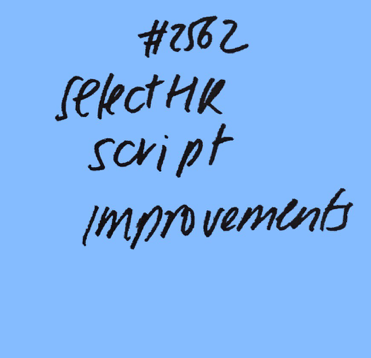
#> input picture data/postits/before/2562.png, 371 x 358 px
$ jupyter execute '3 - Read numbers from postits.ipynb'   (shell and % lines are left out)
#> lines starting #> are read from the running program, lines starting #| are printed output that depends on the picture
[cell 1]
try:
    import Image
except ImportError:
    from PIL import Image

import matplotlib.pyplot as plt
import matplotlib.image as mpimg
import numpy as np

[cell 2]
img = Image.open('../../data/postits/before/2562.png')
#> img is the input picture: PIL image 371x358 RGBA; mean R, G, B, A 126.1, 177.5, 240.3, 255

plt.imshow(np.asarray(img))

[cell 3]
from sklearn import datasets, svm

digits = datasets.load_digits()
n_samples = len(digits.images)

X = digits.images.reshape((n_samples, -1))
y = digits.target

classifier = svm.SVC(gamma=0.001)

classifier.fit(X, y)
classifier.score(X, y)

[cell 4]
gray_img = img.convert(mode='L', colors=16)
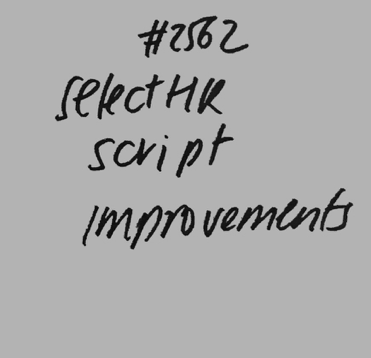
#> gray_img: PIL image 371x358 L; min 0, max 193, mean 169.1
plt.imshow(np.asarray(gray_img), cmap='gray')

[cell 5]
np.asarray(gray_img)[:,:].max()
#> Out = 193

[cell 6]
X.max()

[cell 7]
X.shape

[cell 8]
plt.imshow(digits.images[1,:,:], cmap='gray')
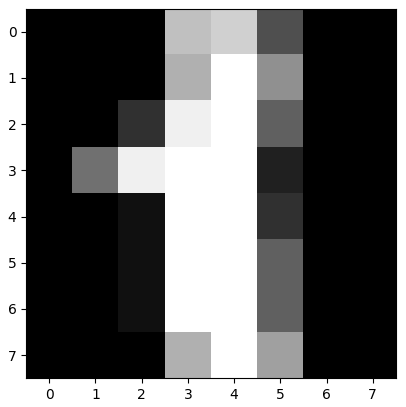
#> figure drawn by matplotlib, 1 panel

[cell 9]
digits.images[1,:,:]

[cell 10]
(16-np.asarray(gray_img)/12.0).astype(int).shape
#> Out = (358, 371)

[cell 11]
plt.imshow(16-np.asarray(gray_img)[24:52,168:186]/12.0, cmap='gray')
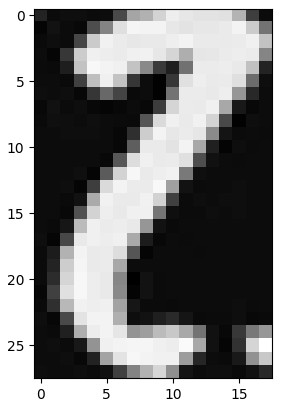
#> figure drawn by matplotlib, 1 panel

[cell 12]
left = 168
top = 24
right = 186
bottom = 52
gray_img_cropped = gray_img.crop((left, top, right, bottom))
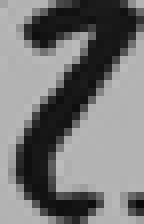
#> gray_img_cropped: PIL image 18x28 L (shown 8 times larger); min 9, max 188, mean 119.1
gray_img_cropped

[cell 13]
gray_img_cropped.resize((8,8)).resize((32,32))
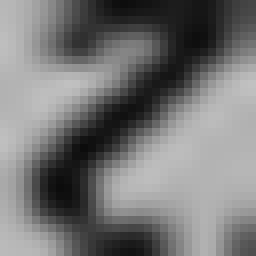
#> Out: PIL image 32x32 L (shown 8 times larger); min 12, max 193, mean 117.9

[cell 14]
(15-np.asarray(gray_img_cropped.resize((8,8)))/12.0).astype(int)

[cell 15]
gray_img_digit_vector = (16-np.asarray(gray_img_cropped.resize((8,8)))/12.0).reshape(-1)
#> gray_img_digit_vector = 64 values, max 14.58 at index 34, min 0.25 at index 44, mean 6.18
gray_img_digit_vector.shape
#> Out = (64,)

[cell 16]
classifier.predict([gray_img_digit_vector.astype(int)])
#> Out = [8]

[cell 17]
plt.imshow(16-np.asarray(gray_img)[20:55,195:215]/12.0, cmap='gray')
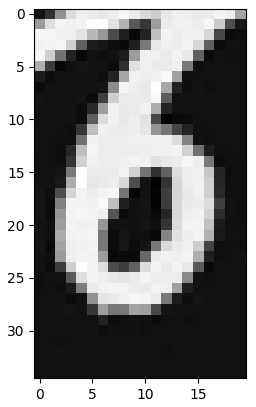
#> figure drawn by matplotlib, 1 panel

[cell 18]
left = 170
top = 20
right = 195
bottom = 215
gray_img_cropped = gray_img.crop((left, top, right, bottom))
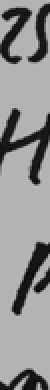
#> gray_img_cropped: PIL image 25x195 L (shown 2 times larger); min 2, max 192, mean 145.2

gray_img_digit_vector = (16-np.asarray(gray_img_cropped.resize((8,8)))/12.0).reshape(-1)
#> gray_img_digit_vector = 64 values, max 11.92 at index 6, min 0.583 at index 35, mean 3.86

classifier.predict([gray_img_digit_vector])
#> Out = [9]

[cell 19]
(16-np.asarray(gray_img_cropped.resize((8,8)))/12.0).astype(int)

[cell 20]
gray_img_cropped.resize((8,8)).resize((32,32))
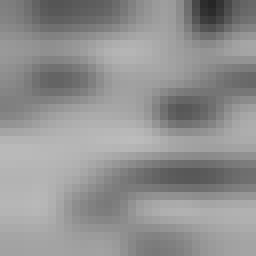
#> Out: PIL image 32x32 L (shown 8 times larger); min 38, max 188, mean 145.6

[cell 21]
X[y==2][0].reshape((8,8))

[cell 22]
(15-np.asarray(gray_img_cropped.resize((8,8)))/12.0).astype(int)

[cell 23]
plt.imshow(digits.images[digits.target==2,:,:][0], cmap='gray')
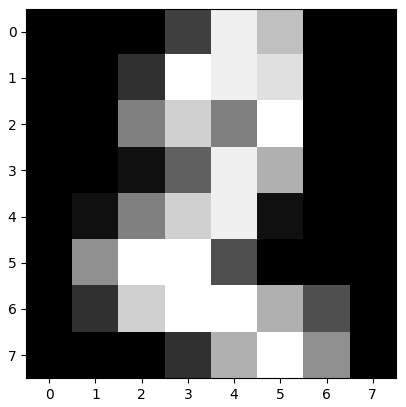
#> figure drawn by matplotlib, 1 panel

[cell 24]
plt.imshow((15-np.asarray(gray_img_cropped.resize((8,8)))/12.0).astype(int))
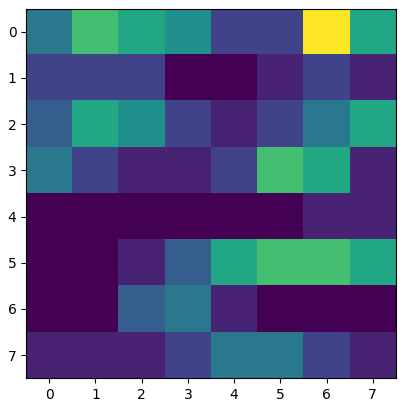
#> figure drawn by matplotlib, 1 panel

$ run again, with data/postits/before/2658.png copied over data/postits/before/2562.png
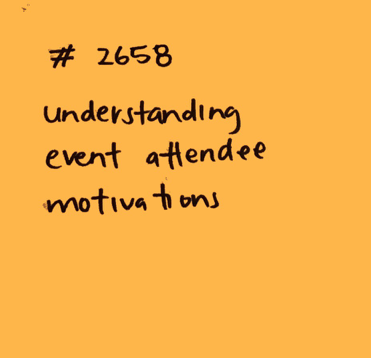
#> input picture data/postits/before/2658.png, 371 x 358 px
#> img is the input picture: PIL image 371x358 RGBA; mean R, G, B, A 245.5, 175.4, 71.6, 255
#> `gray_img = img.convert(mode='L', colors=16)`:
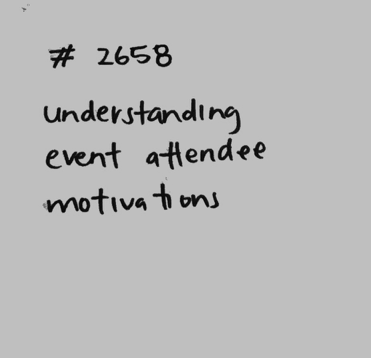
#> gray_img: PIL image 371x358 L; min 2, max 201, mean 184.3
#> `np.asarray(gray_img)[:,:].max()`: Out = 201
#> `gray_img_digit_vector = (16-np.asarray(gray_img_cropped.resize((8,8)))..`: gray_img_digit_vector = 64 values, max 3.33 at index 56, min -0.167 at index 57, mean 0.135
#> `classifier.predict([gray_img_digit_vector.astype(int)])`: Out = [1]
#> `gray_img_digit_vector = (16-np.asarray(gray_img_cropped.resize((8,8)))..`: gray_img_digit_vector = 64 values, max 10.67 at index 40, min -0.25 at index 21, mean 1.9
#> `classifier.predict([gray_img_digit_vector])`: Out = [4]
#> `[cell 24] plt.imshow((15-np.asarray(gray_img_cropped.resize((8,8)))/12..`:
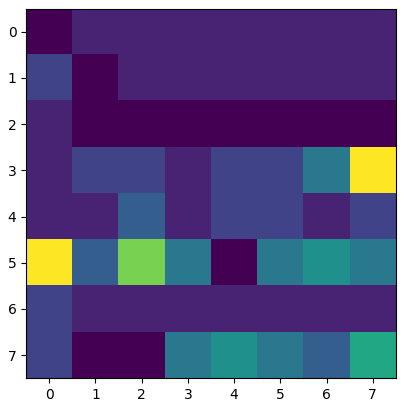
#> figure drawn by matplotlib, 1 panel

$ run again, with data/postits/before/2766.png copied over data/postits/before/2562.png
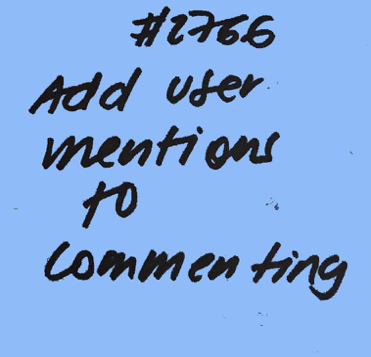
#> input picture data/postits/before/2766.png, 371 x 357 px
#> img is the input picture: PIL image 371x357 RGBA; mean R, G, B, A 129.2, 167.6, 221.4, 255
#> `np.asarray(gray_img)[:,:].max()`: Out = 203
#> `gray_img_digit_vector = (16-np.asarray(gray_img_cropped.resize((8,8)))..`: gray_img_digit_vector = 64 values, max 14.33 at index 36, min 0.333 at index 8, mean 6.39
#> `classifier.predict([gray_img_digit_vector.astype(int)])`: Out = [4]
#> `gray_img_digit_vector = (16-np.asarray(gray_img_cropped.resize((8,8)))..`: gray_img_digit_vector = 64 values, max 11.25 at index 1, min 0.417 at index 54, mean 3.83
#> `classifier.predict([gray_img_digit_vector])`: Out = [4]
#> `[cell 24] plt.imshow((15-np.asarray(gray_img_cropped.resize((8,8)))/12..`:
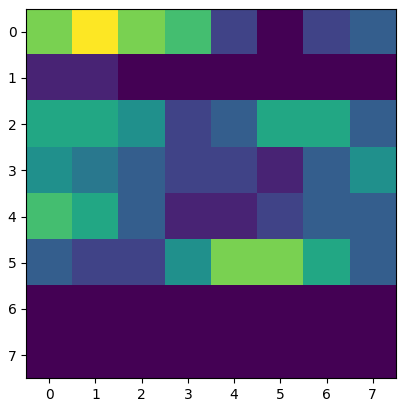
#> figure drawn by matplotlib, 1 panel
